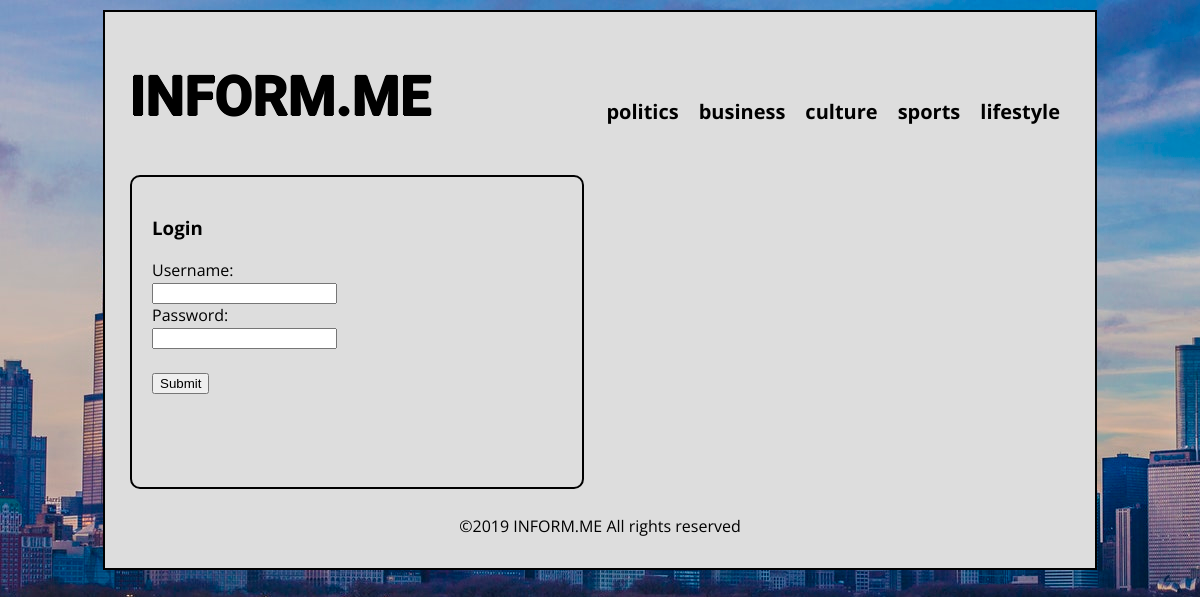
The app's page /admin.php with its own data.
### tables this page shows
CREATE TABLE IF NOT EXISTS `categories` (
  `category_id` int(11) NOT NULL,
  `category` varchar(256) NOT NULL,
  PRIMARY KEY (`category_id`)
);

### admin.php (the view, shortened to what this page needs)
<!DOCTYPE html>
<html>
<head>
	<link href="style.css" rel="stylesheet" type="text/css">
	</head>
<body>
	<div id="wrapper">
		<header>
			<div id="logo">
				<a href="index.php"><h1>INFORM.ME</h1></a>
			</div>
			<nav>
				<ul>
			<?php
				$conn = mysqli_connect(DB_HOST,DB_USER,DB_PASS,DB_NAME);
				$query = "SELECT * FROM categories";
				$result = mysqli_query($conn, $query);
				for($i=0; $i<=mysqli_num_rows($result);$i++){
					while($row = mysqli_fetch_assoc($result)){
						echo "<li><a href='categories.php?category=".$row['category']."'>".$row['category']."</a></li>";
					}
				}
			?>
				</ul>
			</nav>
		</header>
		<section>
			<div class="login">
				<h3>Login</h3>
				<form action="admin_process.php" method="POST">
					Username:<br>
					<input type="text" name="Username">
					<br>
					Password:<br>
					<input type="password" name="Password">
					<br><br>
					<input type="submit" name="submit" value="Submit">
				</form>
			</div>
<?php include("footer.php"); ?>

### style.css (style rules this page uses)
body { margin: 0px; padding: 0px; background-image: url("img/pozadina.jpg"); background-attachment: fixed; font-family: 'Open Sans', sans-serif; }
h1 { font-family: 'Exo 2', sans-serif; text-shadow: -1px 0 #000, 0 1px #000, 1px 0 #000, 0 -1px #000; font-size: 55px; font-weight: 700; }
#logo a:link, a:visited, a:hover, a:active { text-decoration: none; color: #000; }
#wrapper { width: 960px; margin:10px auto; padding:15px; border: 2px solid #000; background: #DDD; }
header { overflow:hidden; }
#logo { float: left; padding-left: 10px; }
nav { float: right; }
nav ul li { float: left; list-style: none; padding: 55px 20px 0 0; font-weight: bold; font-size: 20px; }
nav a:link, a:visited { text-decoration: none; color: #000; }
section { margin:0px; overflow: hidden; }
div .login { float: left; width: 410px; height: 270px; margin: 10px ; padding: 20px; border-radius: 10px; border: 2px solid #000; }

### records on screen
categories: category "politics"
categories: category "business"
categories: category "culture"
categories: category "sports"
categories: category "lifestyle"
